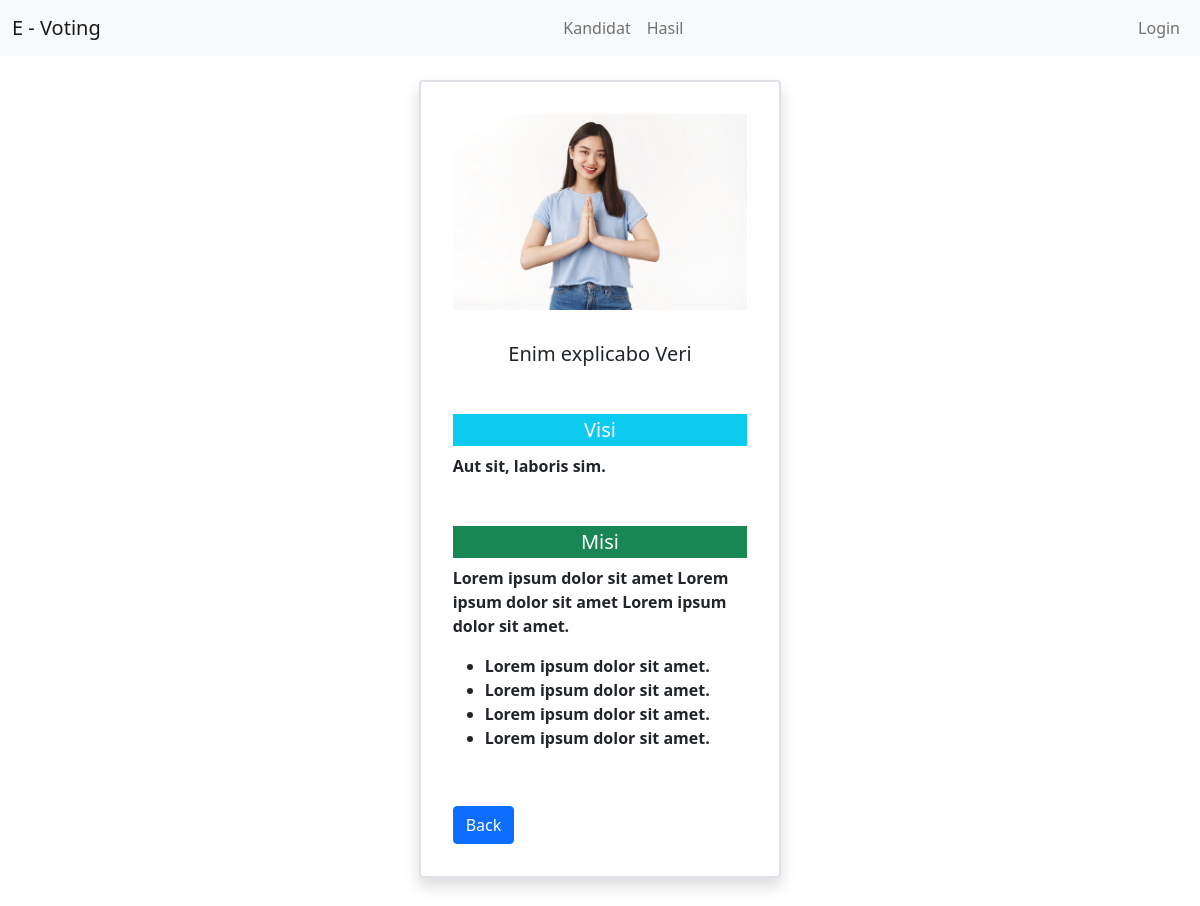
The page /admin/candidate/show.php?id=2 on the database its author committed.
### tables this page shows
CREATE TABLE `candidates` (
  `id` int(11) NOT NULL,
  `name` varchar(255) NOT NULL,
  `dob` date NOT NULL,
  `photo` text NOT NULL,
  `visi` text DEFAULT NULL,
  `misi` text DEFAULT NULL,
  `chart_color` text DEFAULT NULL
);

### config.php (called while the page is built, shortened)
<?php
    $path = '/php/e_voting';
    $base_url = 'http://'.$_SERVER['SERVER_NAME'] . $path;
?>

### admin/candidate/show.php (the view, shortened to what this page needs)
<?php
  require_once('../../config.php');
?>
<!doctype html>
<html lang="en">
  <head>
    <link href="https://cdn.jsdelivr.net/npm/bootstrap@5.0.1/dist/css/bootstrap.min.css" rel="stylesheet">
  </head>
  <body>
    <?php
    include('../../navbar.php') ?>
    <div class="container-fluid">
        <div class="row mx-2 my-4">
            <?php
                $id = $_GET['id'];
                $sql = "select * from candidates WHERE id = '$id'";
                $query = mysqli_query($con,$sql);
                $data = mysqli_fetch_array($query)
            ?>
            <div class="col-md-4 mb-4  mx-auto d-flex">
                <div class="card shadow p-3 mb-5 bg-body rounded border border-2">
                <img src="<?=$base_url;?>/assets/images/<?=$data['photo'];?>" class="p-3 rounded mx-auto img-sm img-fluid" alt="candidate photo">
                <div class="card-body ">
                    <h5 class="card-title text-center"><?=$data['name'];?></h5>
                    <p class="card-text">
                    <h5 class="bg-info p-1 mt-5 text-center text-white">Visi</h5>
                    <span><?=$data['visi'];?></span>
                    <h5 class="bg-success p-1 mt-5 text-center text-white">Misi</h5>
                    <span><?=$data['misi'];?></span>
                    </p>
                    <a href="<?=$base_url;?>/admin/candidate/index.php"  class="btn btn-primary" >Back</a>
                </div>
                </div>
            </div>
        </div>
    </div>
  </body>
</html>

### admin/candidate/show.php (style rules this page uses)
.img-sm { max-height: 400px; width: auto; }

### rows shown on the page
candidates: photo (picture), name "Enim explicabo Veri", visi "Aut sit, laboris sim.", misi "Lorem ipsum dolor sit amet Lorem ipsum dolor sit amet Lorem ipsum dolor sit amet. Lorem ipsum dolor sit amet. Lorem ipsum dolor sit amet. Lorem ipsum dolor sit amet. Lorem ipsum dolor sit amet."

### other values the page prints
$title "E - Voting"
